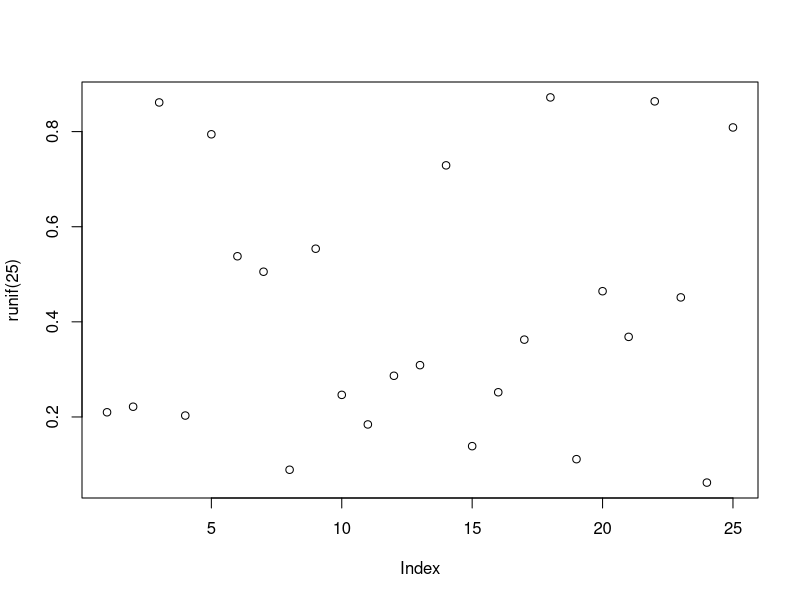

This figure's R source:
## ---- chunk 1
plot(runif(25) ~ runif(25))
## ---- chunk 2
print(xtable::xtable(head(mtcars)[,1:4], 
caption = "Caption centered under table", label = "tab1"), 
comment = FALSE, timestamp = FALSE, caption.placement = "top")
